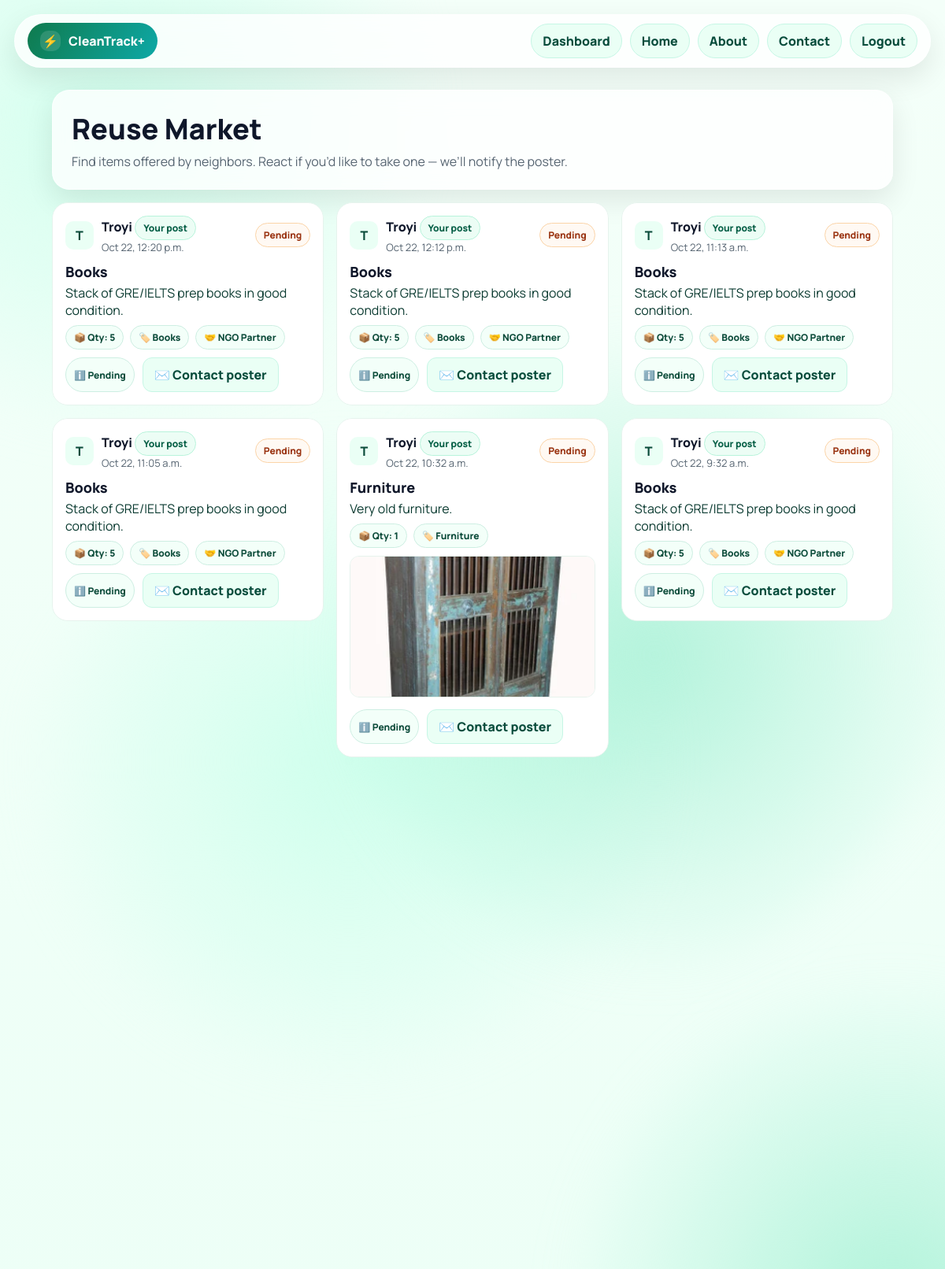
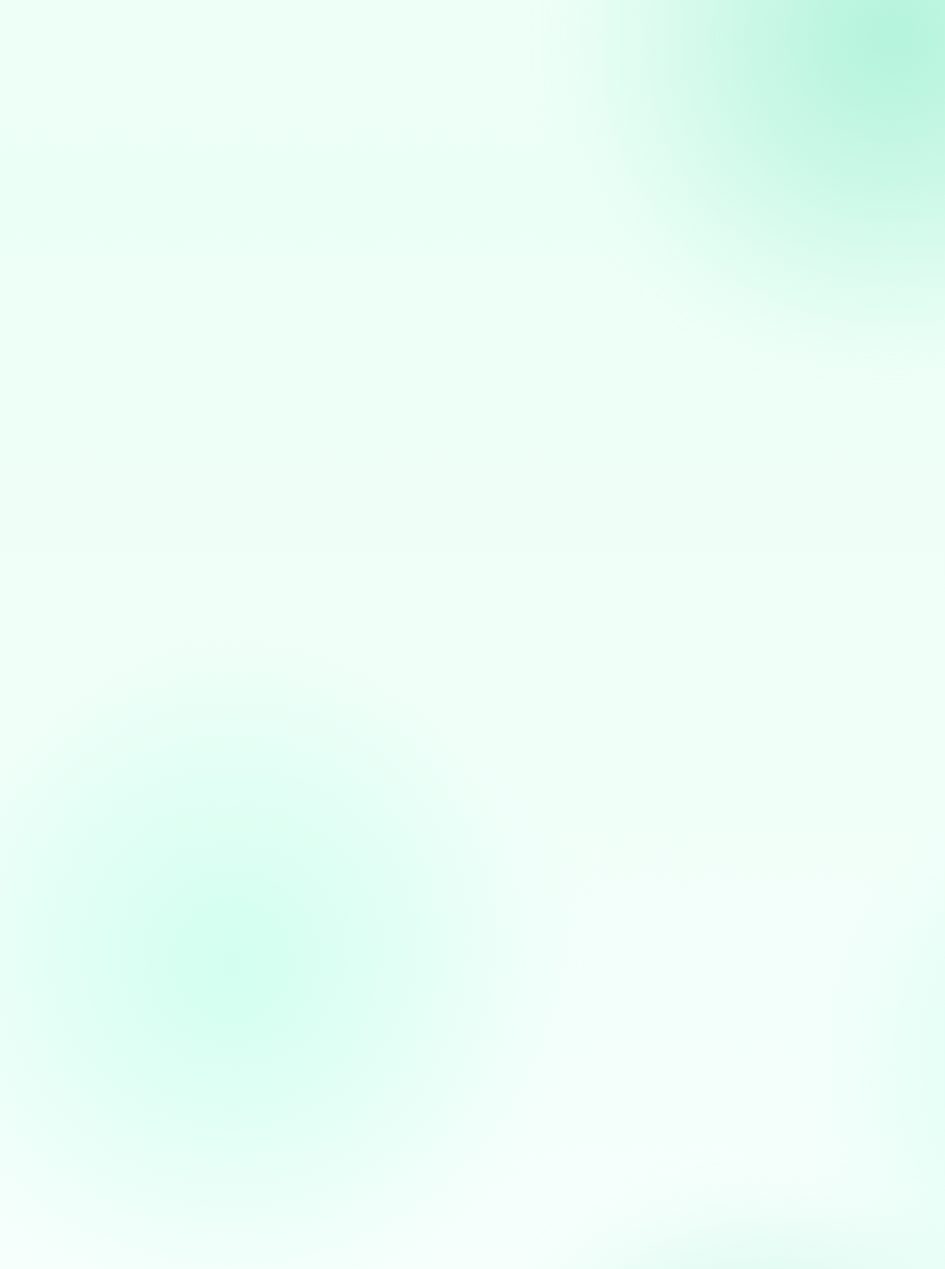
The app's page /users/reuse_market/ (signed in, upper part), older data (2 pictures, top to bottom).
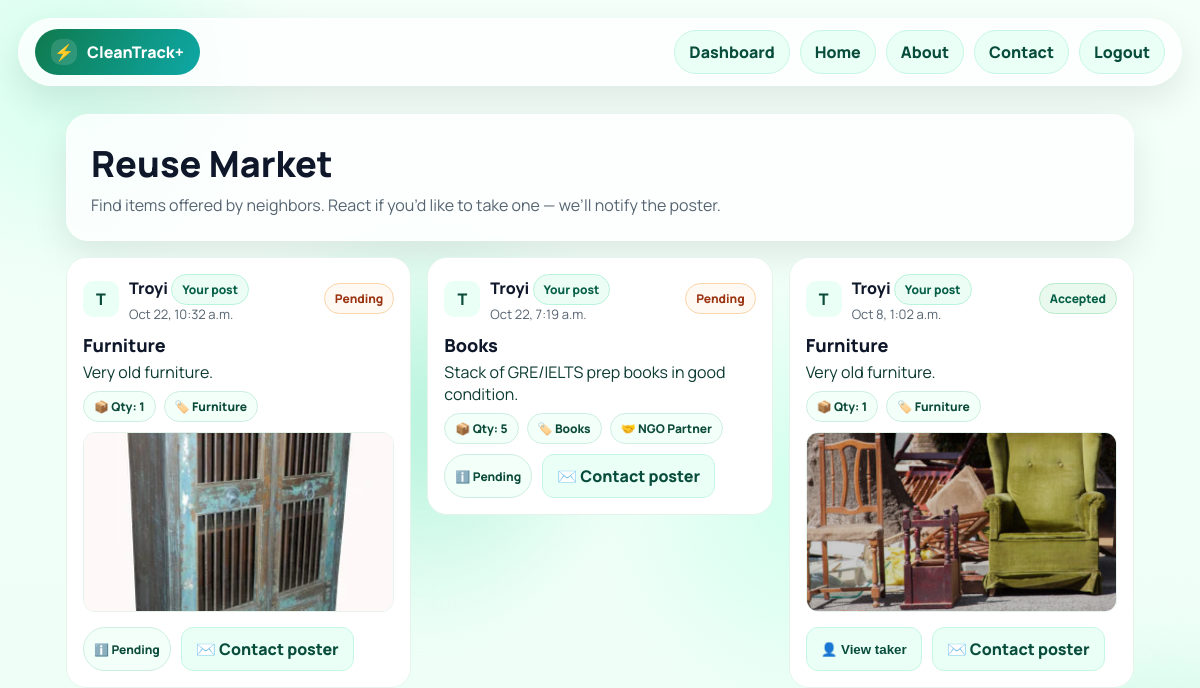
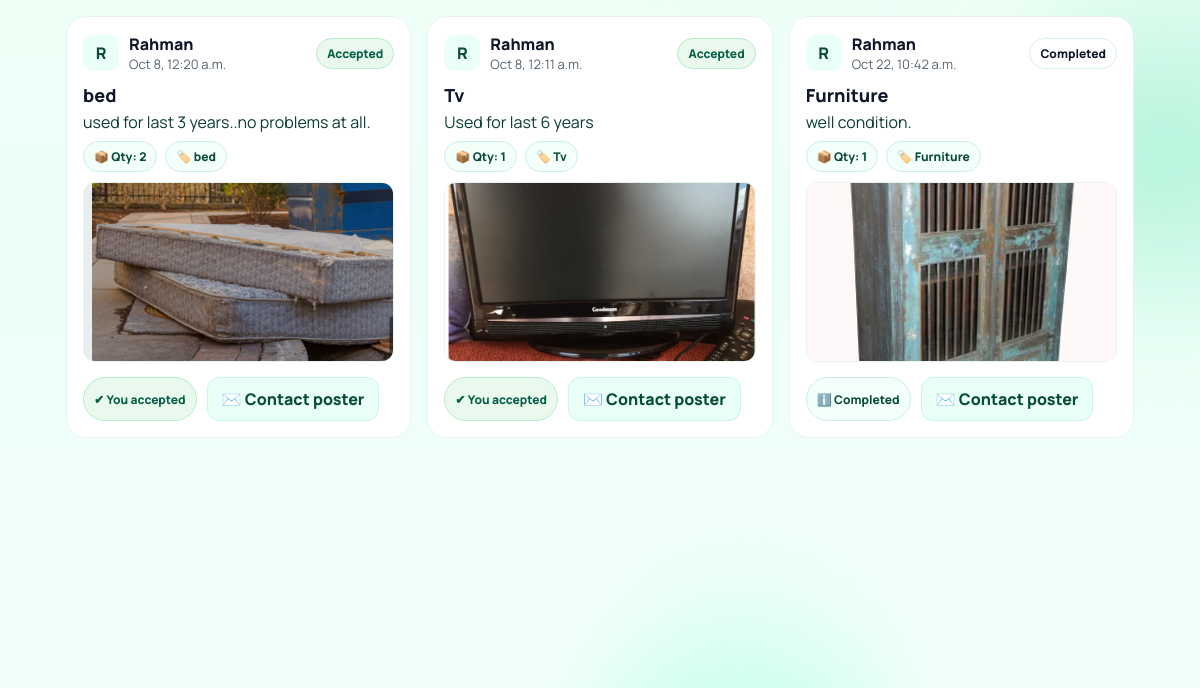
The same page, newer data (2 pictures, top to bottom).
### users/models.py (models this page shows, shortened)
class TimeStamped(models.Model):
    created = models.DateTimeField(auto_now_add=True)
    updated = models.DateTimeField(auto_now=True)
    class Meta:
        abstract = True

class ReuseDonation(TimeStamped):
    class Status(models.TextChoices):
        PENDING   = "pending", "Pending"
        ACCEPTED  = "accepted", "Accepted"
        DONATED   = "donated", "Donated"
        CANCELLED = "cancelled", "Cancelled"
    user = models.ForeignKey(
        settings.AUTH_USER_MODEL,
        on_delete=models.CASCADE,
        related_name="reuse_donations",
    )
    category = models.CharField(max_length=50)
    quantity = models.PositiveIntegerField(default=1)
    partner  = models.CharField(max_length=120, blank=True, default="")
    note     = models.CharField(max_length=255, blank=True, default="")
    photo    = models.ImageField(upload_to="reuse_photos/", blank=True, null=True)
    status = models.CharField(
        max_length=20,
        choices=Status.choices,
        default=Status.PENDING,
        db_index=True,
    )
    accepted_by = models.ForeignKey(
        settings.AUTH_USER_MODEL,
        null=True, blank=True,
        related_name="reuses_taken",
        on_delete=models.SET_NULL,
        help_text="User who accepted the item (if any).",
    )
    accepted_at = models.DateTimeField(
        null=True, blank=True,
        help_text="When the item was accepted (if accepted).",
    )
    class Meta:
        ordering = ("-created",)
        indexes = [
            models.Index(fields=("status", "created")),
            models.Index(fields=("status", "accepted_at")),
        ]
        constraints = [
            models.CheckConstraint(
                name="reuse_accepted_by_not_self",
                check=Q(accepted_by__isnull=True) | ~Q(accepted_by=F("user")),
            ),
            models.CheckConstraint(
                name="reuse_accept_fields_null_when_pending",
                check=~Q(status="pending") | (Q(accepted_by__isnull=True) & Q(accepted_at__isnull=True)),
            ),
            models.CheckConstraint(
                name="reuse_accept_fields_set_when_accepted",
                check=~Q(status="accepted") | (Q(accepted_by__isnull=False) & Q(accepted_at__isnull=False)),
            ),
        ]
    @property
    def item_name(self):
        return self.category
    @property
    def description(self):
        return self.note or ""

class User(AbstractUser):
    ROLE_CHOICES = (
        ("regular", "Regular"),
        ("driver",  "Driver"),
        ("admin",   "Admin"),
    )
    role = models.CharField(max_length=10, choices=ROLE_CHOICES, default="regular")
    phone_number = models.CharField(max_length=15, blank=True, null=True)

### users/views.py (the view)
# urls.py: path("reuse_market/", views.reuse_market, name="reuse_market"),
@login_required
def reuse_market(request):
    qs = ReuseDonation.objects.select_related("user", "accepted_by")
    qs = qs.annotate(
        status_rank=models.Case(
            models.When(status__iexact="pending", then=models.Value(0)),
            models.When(status__iexact="accepted", then=models.Value(1)),
            models.When(status__iexact="donated", then=models.Value(2)),
            default=models.Value(3),
            output_field=models.IntegerField(),
        )
    ).order_by("status_rank", "-created")
    items = list(qs[:120])
    for it in items:
        try:
            it.created_dhaka = _to_dhaka(getattr(it, "created", None))
        except Exception:
            it.created_dhaka = getattr(it, "created", None)
        if not getattr(it, "item_name", None):
            it.item_name = it.category or "Donation"
        if not getattr(it, "description", None):
            it.description = it.note or ""
        it.poster_email = getattr(it.user, "email", "") or ""
        it.poster_phone = getattr(it.user, "phone_number", "") or ""
        it.is_owner = it.user_id == request.user.id
        it.is_accepted_by_me = getattr(it, "accepted_by_id", None) == request.user.id
        it.can_accept = (
            (it.status or "").lower() == "pending"
            and not it.is_owner
            and getattr(it, "accepted_by_id", None) is None
        )
    return render(request, "users/reuse_market.html", {"items": items})

### users/views.py (called while the page is built)
def _to_dhaka(dt):
    if not dt:
        return None
    dhaka = ZoneInfo("Asia/Dhaka")
    if timezone.is_naive(dt):
        if getattr(settings, "USE_TZ", True):
            dt = timezone.make_aware(dt, timezone.get_default_timezone())
        else:
            return dt.replace(tzinfo=dhaka)
    return dt.astimezone(dhaka)

### templates/users/reuse_market.html (shortened to what this page needs)
{% load static %}
<!doctype html>
<html lang="en">
<head>
</head>
<body>
  <div class="bg"><span></span><span></span></div>
  <header class="topbar glass reveal" data-anim>
    <div class="brand"><div class="bolt">⚡</div>CleanTrack+</div>
    <nav class="nav-actions">
      <a class="nav-btn" href="{% url 'users:dashboard' %}"> Dashboard</a>
      <a class="nav-btn" href="{% url 'home' %}"> Home</a>
        <a class="nav-btn" href="{% url 'users:about' %}"> About</a>
        <a class="nav-btn" href="{% url 'contact' %}"> Contact</a>
      <a class="nav-btn" href="{% url 'users:logout' %}"> Logout</a>
    </nav>
  </header>
  <div class="wrap">
    <section class="hero glass reveal" data-anim style="--d:60ms">
      <h1 class="title">Reuse Market</h1>
      <p class="sub">Find items offered by neighbors. React if you’d like to take one — we’ll notify the poster.</p>
    </section>
    <section class="grid">
      {% for it in items %}
        {% with st=it.status|default:"pending"|lower %}
        <article class="item reveal" data-anim style="--d:{{ forloop.counter0|add:'1' }}00ms">
          <div class="card">
            <div class="top">
              <div class="avatar">{{ it.user.username|slice:":1"|upper }}</div>
              <div>
                <div class="who">
                  {{ it.user.get_full_name|default:it.user.username }}
                  {% if request.user.id == it.user_id %}
                    <span class="pill badge-own"> Your post</span>
                  {% endif %}
                </div>
                <div class="when">{% if it.created %}{{ it.created|date:"M j, g:i a" }}{% endif %}</div>
              </div>
              <div class="status {{ st }}" style="margin-left:auto; text-transform:capitalize">{{ st }}</div>
            </div>
            <div class="name">{{ it.item_name|default:it.description|default:"Donation" }}</div>
            {% if it.note %}<p class="note">{{ it.note }}</p>{% endif %}
            <div class="meta">
              <span class="pill">📦 Qty: {{ it.quantity|default:"1" }}</span>
              {% if it.category %}<span class="pill">🏷️ {{ it.category }}</span>{% endif %}
              {% if it.partner %}<span class="pill">🤝 {{ it.partner }}</span>{% endif %}
            </div>
            {% if it.photo %}
              <div class="thumb"><img src="{{ it.photo.url }}" alt="donation photo"></div>
            {% endif %}
            <div class="actions">
              {% if st == "pending" and request.user.id != it.user_id %}
                <form method="post" action="{% url 'users:reuse_accept' it.id %}">
                  {% csrf_token %}
                  <button class="btn btn-primary" type="submit">I’m interested</button>
                </form>
              {% elif st == "accepted" and it.accepted_by_id == request.user.id %}
                <span class="pill" style="background:#e9f9ee;border-color:#b7ebc9;color:#065f46">✔ You accepted</span>
              {% elif st == "accepted" %}
                {% if request.user.id == it.user_id %}
                  <button class="btn btn-ghost js-reveal" type="button" data-target="#taker-{{it.id}}">👤 View taker</button>
                {% else %}
                  <span class="pill">⏳ Taken</span>
                {% endif %}
              {% else %}
                <span class="pill">ℹ️ {{ st|title }}</span>
              {% endif %}
              <details class="ctc">
                <summary class="btn btn-ghost">✉️ Contact poster</summary>
              </details>
            </div>
          </div>
        </article>
        {% endwith %}
      {% empty %}
        <div class="glass" style="grid-column:1/-1; padding:20px; border-radius:18px; font-weight:800; color:#0a4b3a">
          No reuse items yet. Be the first to post from the <a href="{% url 'users:reuse' %}">Donate / Reuse</a> page.
        </div>
      {% endfor %}
    </section>
  </div>
</body>
</html>

Row changes from the older to the newer data that the page shows:
removed ReuseDonation: user.username "T", user.get_full_name "Troyi", shows "Your post", created "Oct 22, 12:20 p.m.", status "Pending", item_name "Books", note "Stack of GRE/IELTS prep books in good condition.", quantity "5", category "Books", partner "NGO Partner"
removed ReuseDonation: user.username "T", user.get_full_name "Troyi", shows "Your post", created "Oct 22, 12:12 p.m.", status "Pending", item_name "Books", note "Stack of GRE/IELTS prep books in good condition.", quantity "5", category "Books", partner "NGO Partner"
removed ReuseDonation: user.username "T", user.get_full_name "Troyi", shows "Your post", created "Oct 22, 11:13 a.m.", status "Pending", item_name "Books", note "Stack of GRE/IELTS prep books in good condition.", quantity "5", category "Books", partner "NGO Partner"
removed ReuseDonation: user.username "T", user.get_full_name "Troyi", shows "Your post", created "Oct 22, 11:05 a.m.", status "Pending", item_name "Books", note "Stack of GRE/IELTS prep books in good condition.", quantity "5", category "Books", partner "NGO Partner"
removed ReuseDonation: user.username "T", user.get_full_name "Troyi", shows "Your post", created "Oct 22, 9:32 a.m.", status "Pending", item_name "Books", note "Stack of GRE/IELTS prep books in good condition.", quantity "5", category "Books", partner "NGO Partner"
now on this page (row unchanged): ReuseDonation: user.username "T", user.get_full_name "Troyi", shows "Your post", created "Oct 22, 7:19 a.m.", status "Pending", item_name "Books", note "Stack of GRE/IELTS prep books in good condition.", quantity "5", category "Books", partner "NGO Partner"
now on this page (row unchanged): ReuseDonation: user.username "T", user.get_full_name "Troyi", shows "Your post", created "Oct 8, 1:02 a.m.", status "Accepted", item_name "Furniture", note "Very old furniture.", quantity "1", category "Furniture", photo (picture)
now on this page (row unchanged): ReuseDonation: user.username "R", user.get_full_name "Rahman", created "Oct 8, 12:20 a.m.", status "Accepted", item_name "bed", note "used for last 3 years..no problems at all.", quantity "2", category "bed", photo (picture), shows "✔ You accepted"
now on this page (row unchanged): ReuseDonation: user.username "R", user.get_full_name "Rahman", created "Oct 8, 12:11 a.m.", status "Accepted", item_name "Tv", note "Used for last 6 years", quantity "1", category "Tv", photo (picture), shows "✔ You accepted"
now on this page (row unchanged): ReuseDonation: user.username "R", user.get_full_name "Rahman", created "Oct 22, 10:42 a.m.", status "Completed", item_name "Furniture", note "well condition.", quantity "1", category "Furniture", photo (picture)
